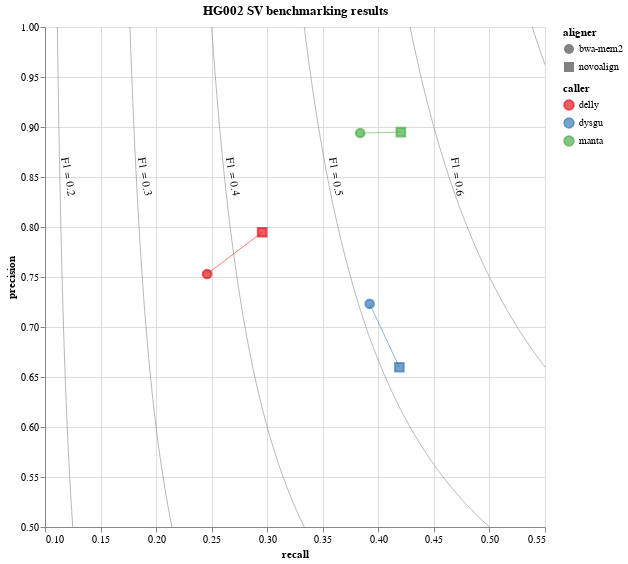

This figure's notebook cell:
### Markdown cell above
## Combine precision-recall plot with F1 contours

### Code cell
final_plot = (
    alt.layer(f1_contour_plot, label_chart, precision_recall_plot)
    .properties(title="HG002 SV benchmarking results")
    .configure_line(strokeWidth=0.8, color="#000000", opacity=0.7)
    .configure_point(size=75)
    .configure_title()
).interactive()

final_plot

### Figure 1 — Vega specification as saved in the notebook (floating-point values rounded to 4 significant figures; data arrays with more than 128 entries replaced by an {"elided": "..."} marker saying what was removed)
{"$schema": "https://vega.github.io/schema/vega/v5.json", "data": [{"name": "param_57_store"}, {"name": "source_0", "values": {"elided": "949 records"}}, {"name": "source_1", "values": {"elided": "899 records"}}, {"name": "source_2", "values": {"elided": "849 records"}}, {"name": "source_3", "values": {"elided": "799 records"}}, {"name": "source_4", "values": {"elided": "749 records"}}, {"name": "source_5", "values": {"elided": "699 records"}}, {"name": "source_6", "values": {"elided": "649 records"}}, {"name": "source_7", "values": {"elided": "599 records"}}, {"name": "source_8", "values": {"elided": "549 records"}}, {"name": "source_9", "values": {"elided": "499 records"}}, {"name": "source_11", "values": [{"f1": 0.3707, "recall": 0.2459, "precision": 0.753, "sample": "HG002", "aligner": "bwa-mem2", "caller": "delly", "svtype": "ALL"}, {"f1": 0.5086, "recall": 0.3922, "precision": 0.7232, "sample": "HG002", "aligner": "bwa-mem2", "caller": "dysgu", "svtype": "ALL"}, {"f1": 0.5369, "recall": 0.3837, "precision": 0.894, "sample": "HG002", "aligner": "bwa-mem2", "caller": "manta", "svtype": "ALL"}, {"f1": 0.4308, "recall": 0.2955, "precision": 0.7948, "sample": "HG002", "aligner": "novoalign", "caller": "delly", "svtype": "ALL"}, {"f1": 0.5125, "recall": 0.4189, "precision": 0.6598, "sample": "HG002", "aligner": "novoalign", "caller": "dysgu", "svtype": "ALL"}, {"f1": 0.572, "recall": 0.4203, "precision": 0.8949, "sample": "HG002", "aligner": "novoalign", "caller": "manta", "svtype": "ALL"}]}, {"name": "source_10", "values": [{"f1_text": "F1 = 0.1", "precision": 0.85, "recall": 0.05313}, {"f1_text": "F1 = 0.2", "precision": 0.85, "recall": 0.1133}, {"f1_text": "F1 = 0.3", "precision": 0.85, "recall": 0.1821}, {"f1_text": "F1 = 0.4", "precision": 0.85, "recall": 0.2615}, {"f1_text": "F1 = 0.5", "precision": 0.85, "recall": 0.3542}, {"f1_text": "F1 = 0.6", "precision": 0.85, "recall": 0.4636}, {"f1_text": "F1 = 0.7", "precision": 0.85, "recall": 0.595}, {"f1_text": "F1 = 0.8", "precision": 0.85, "recall": 0.7556}, {"f1_text": "F1 = 0.9", "precision": 0.85, "recall": 0.9563}, {"f1_text": "F1 = 1.0", "precision": 0.85, "recall": 1.214}]}, {"name": "data_0", "values": [{"aligner": "bwa-mem2", "caller": "delly", "f1": 0.3707, "precision": 0.753, "recall": 0.2459}, {"aligner": "bwa-mem2", "caller": "dysgu", "f1": 0.5086, "precision": 0.7232, "recall": 0.3922}, {"aligner": "bwa-mem2", "caller": "manta", "f1": 0.5369, "precision": 0.894, "recall": 0.3837}, {"aligner": "novoalign", "caller": "delly", "f1": 0.4308, "precision": 0.7948, "recall": 0.2955}, {"aligner": "novoalign", "caller": "dysgu", "f1": 0.5125, "precision": 0.6598, "recall": 0.4189}, {"aligner": "novoalign", "caller": "manta", "f1": 0.572, "precision": 0.8949, "recall": 0.4203}]}, {"name": "source_11_color_domain_caller", "values": [{"caller": "delly"}, {"caller": "dysgu"}, {"caller": "manta"}]}, {"name": "data_0_fill_domain_caller", "values": [{"caller": "delly"}, {"caller": "dysgu"}, {"caller": "manta"}]}, {"name": "data_0_stroke_domain_caller", "values": [{"caller": "delly"}, {"caller": "dysgu"}, {"caller": "manta"}]}, {"name": "data_0_shape_domain_aligner", "values": [{"aligner": "bwa-mem2"}, {"aligner": "novoalign"}]}], "signals": [{"name": "unit", "value": {}, "on": [{"events": "pointermove", "update": "isTuple(group()) ? group() : unit"}]}, {"name": "param_57", "update": "{\"recall\": param_57_recall, \"precision\": param_57_precision}"}, {"name": "param_57_recall"}, {"name": "param_57_precision"}, {"name": "param_57_recall", "on": [{"events": [{"source": "view", "type": "dblclick"}], "update": "null"}, {"events": {"signal": "param_57_translate_delta"}, "update": "panLinear(param_57_translate_anchor.extent_x, -param_57_translate_delta.x / width)"}, {"events": {"signal": "param_57_zoom_delta"}, "update": "zoomLinear(domain(\"x\"), param_57_zoom_anchor.x, param_57_zoom_delta)"}], "push": "outer"}, {"name": "param_57_precision", "on": [{"events": [{"source": "view", "type": "dblclick"}], "update": "null"}, {"events": {"signal": "param_57_translate_delta"}, "update": "panLinear(param_57_translate_anchor.extent_y, param_57_translate_delta.y / height)"}, {"events": {"signal": "param_57_zoom_delta"}, "update": "zoomLinear(domain(\"y\"), param_57_zoom_anchor.y, param_57_zoom_delta)"}], "push": "outer"}, {"name": "param_57_tuple", "on": [{"events": [{"signal": "param_57_recall || param_57_precision"}], "update": "param_57_recall && param_57_precision ? {unit: \"view_20\", fields: param_57_tuple_fields, values: [param_57_recall,param_57_precision]} : null"}]}, {"name": "param_57_tuple_fields", "value": [{"field": "recall", "channel": "x", "type": "R"}, {"field": "precision", "channel": "y", "type": "R"}]}, {"name": "param_57_translate_anchor", "value": {}, "on": [{"events": [{"source": "scope", "type": "pointerdown"}], "update": "{x: x(unit), y: y(unit), extent_x: domain(\"x\"), extent_y: domain(\"y\")}"}]}, {"name": "param_57_translate_delta", "value": {}, "on": [{"events": [{"source": "window", "between": [{"source": "scope", "type": "pointerdown"}, {"source": "window", "type": "pointerup"}], "consume": true, "type": "pointermove"}], "update": "{x: param_57_translate_anchor.x - x(unit), y: param_57_translate_anchor.y - y(unit)}"}]}, {"name": "param_57_zoom_anchor", "on": [{"events": [{"source": "scope", "type": "wheel", "consume": true}], "update": "{x: invert(\"x\", x(unit)), y: invert(\"y\", y(unit))}"}]}, {"name": "param_57_zoom_delta", "on": [{"events": [{"source": "scope", "consume": true, "type": "wheel"}], "update": "pow(1.001, event.deltaY * pow(16, event.deltaMode))", "force": true}]}, {"name": "param_57_modify", "on": [{"events": {"signal": "param_57_tuple"}, "update": "modify(\"param_57_store\", param_57_tuple, true)"}]}], "marks": [{"type": "line", "name": "view_20_marks", "from": {"data": "source_0"}, "sort": {"field": "datum[\"recall\"]"}, "encode": {"update": {"stroke": {"value": "#808080"}, "y": {"field": "precision", "scale": "y"}, "defined": {"signal": "isValid(datum[\"recall\"]) && isFinite(+datum[\"recall\"]) && isValid(datum[\"precision\"]) && isFinite(+datum[\"precision\"])"}, "x": {"field": "recall", "scale": "x"}, "strokeWidth": {"value": 0.8}, "tooltip": {"signal": "{\"f1\": format(datum[\"f1\"], \"\")}"}}}, "style": ["line"], "interactive": true, "clip": true}, {"type": "line", "name": "layer_0_layer_1_marks", "from": {"data": "source_1"}, "sort": {"field": "datum[\"recall\"]"}, "encode": {"update": {"stroke": {"value": "#808080"}, "y": {"field": "precision", "scale": "y"}, "strokeWidth": {"value": 0.8}, "defined": {"signal": "isValid(datum[\"recall\"]) && isFinite(+datum[\"recall\"]) && isValid(datum[\"precision\"]) && isFinite(+datum[\"precision\"])"}, "tooltip": {"signal": "{\"f1\": format(datum[\"f1\"], \"\")}"}, "x": {"field": "recall", "scale": "x"}}}, "style": ["line"], "clip": true, "interactive": true}, {"type": "line", "name": "layer_0_layer_2_marks", "from": {"data": "source_2"}, "sort": {"field": "datum[\"recall\"]"}, "encode": {"update": {"stroke": {"value": "#808080"}, "tooltip": {"signal": "{\"f1\": format(datum[\"f1\"], \"\")}"}, "strokeWidth": {"value": 0.8}, "defined": {"signal": "isValid(datum[\"recall\"]) && isFinite(+datum[\"recall\"]) && isValid(datum[\"precision\"]) && isFinite(+datum[\"precision\"])"}, "y": {"field": "precision", "scale": "y"}, "x": {"field": "recall", "scale": "x"}}}, "style": ["line"], "interactive": true, "clip": true}, {"type": "line", "name": "layer_0_layer_3_marks", "from": {"data": "source_3"}, "sort": {"field": "datum[\"recall\"]"}, "encode": {"update": {"tooltip": {"signal": "{\"f1\": format(datum[\"f1\"], \"\")}"}, "y": {"field": "precision", "scale": "y"}, "strokeWidth": {"value": 0.8}, "stroke": {"value": "#808080"}, "defined": {"signal": "isValid(datum[\"recall\"]) && isFinite(+datum[\"recall\"]) && isValid(datum[\"precision\"]) && isFinite(+datum[\"precision\"])"}, "x": {"field": "recall", "scale": "x"}}}, "style": ["line"], "interactive": true, "clip": true}, {"type": "line", "name": "layer_0_layer_4_marks", "from": {"data": "source_4"}, "sort": {"field": "datum[\"recall\"]"}, "encode": {"update": {"y": {"field": "precision", "scale": "y"}, "x": {"field": "recall", "scale": "x"}, "strokeWidth": {"value": 0.8}, "defined": {"signal": "isValid(datum[\"recall\"]) && isFinite(+datum[\"recall\"]) && isValid(datum[\"precision\"]) && isFinite(+datum[\"precision\"])"}, "stroke": {"value": "#808080"}, "tooltip": {"signal": "{\"f1\": format(datum[\"f1\"], \"\")}"}}}, "clip": true, "style": ["line"], "interactive": true}, {"type": "line", "name": "layer_0_layer_5_marks", "from": {"data": "source_5"}, "sort": {"field": "datum[\"recall\"]"}, "encode": {"update": {"strokeWidth": {"value": 0.8}, "y": {"field": "precision", "scale": "y"}, "stroke": {"value": "#808080"}, "defined": {"signal": "isValid(datum[\"recall\"]) && isFinite(+datum[\"recall\"]) && isValid(datum[\"precision\"]) && isFinite(+datum[\"precision\"])"}, "tooltip": {"signal": "{\"f1\": format(datum[\"f1\"], \"\")}"}, "x": {"field": "recall", "scale": "x"}}}, "style": ["line"], "clip": true, "interactive": true}, {"type": "line", "name": "layer_0_layer_6_marks", "from": {"data": "source_6"}, "sort": {"field": "datum[\"recall\"]"}, "encode": {"update": {"strokeWidth": {"value": 0.8}, "stroke": {"value": "#808080"}, "tooltip": {"signal": "{\"f1\": format(datum[\"f1\"], \"\")}"}, "y": {"field": "precision", "scale": "y"}, "defined": {"signal": "isValid(datum[\"recall\"]) && isFinite(+datum[\"recall\"]) && isValid(datum[\"precision\"]) && isFinite(+datum[\"precision\"])"}, "x": {"field": "recall", "scale": "x"}}}, "style": ["line"], "interactive": true, "clip": true}, {"type": "line", "name": "layer_0_layer_7_marks", "from": {"data": "source_7"}, "sort": {"field": "datum[\"recall\"]"}, "encode": {"update": {"strokeWidth": {"value": 0.8}, "tooltip": {"signal": "{\"f1\": format(datum[\"f1\"], \"\")}"}, "stroke": {"value": "#808080"}, "x": {"field": "recall", "scale": "x"}, "y": {"field": "precision", "scale": "y"}, "defined": {"signal": "isValid(datum[\"recall\"]) && isFinite(+datum[\"recall\"]) && isValid(datum[\"precision\"]) && isFinite(+datum[\"precision\"])"}}}, "clip": true, "style": ["line"], "interactive": true}, {"type": "line", "name": "layer_0_layer_8_marks", "from": {"data": "source_8"}, "sort": {"field": "datum[\"recall\"]"}, "encode": {"update": {"y": {"field": "precision", "scale": "y"}, "strokeWidth": {"value": 0.8}, "defined": {"signal": "isValid(datum[\"recall\"]) && isFinite(+datum[\"recall\"]) && isValid(datum[\"precision\"]) && isFinite(+datum[\"precision\"])"}, "tooltip": {"signal": "{\"f1\": format(datum[\"f1\"], \"\")}"}, "x": {"field": "recall", "scale": "x"}, "stroke": {"value": "#808080"}}}, "clip": true, "style": ["line"], "interactive": true}, {"type": "line", "name": "layer_0_layer_9_marks", "from": {"data": "source_9"}, "sort": {"field": "datum[\"recall\"]"}, "encode": {"update": {"stroke": {"value": "#808080"}, "defined": {"signal": "isValid(datum[\"recall\"]) && isFinite(+datum[\"recall\"]) && isValid(datum[\"precision\"]) && isFinite(+datum[\"precision\"])"}, "y": {"field": "precision", "scale": "y"}, "strokeWidth": {"value": 0.8}, "tooltip": {"signal": "{\"f1\": format(datum[\"f1\"], \"\")}"}, "x": {"field": "recall", "scale": "x"}}}, "interactive": true, "clip": true, "style": ["line"]}, {"type": "text", "name": "layer_1_marks", "from": {"data": "source_10"}, "encode": {"update": {"fill": {"value": "black"}, "x": {"field": "recall", "scale": "x", "offset": 8}, "angle": {"value": 80}, "align": {"value": "center"}, "y": {"field": "precision", "scale": "y"}, "text": {"signal": "isValid(datum[\"f1_text\"]) ? datum[\"f1_text\"] : \"\"+datum[\"f1_text\"]"}, "baseline": {"value": "middle"}}}, "clip": true, "style": ["text"], "interactive": false}, {"type": "group", "name": "layer_2_layer_0_pathgroup", "from": {"facet": {"data": "source_11", "name": "faceted_path_layer_2_layer_0_main", "groupby": ["caller"]}}, "encode": {"update": {"height": {"field": {"signal": null, "datum": null, "group": "height", "parent": null}}, "width": {"field": {"signal": null, "datum": null, "group": "width", "parent": null}}}}, "marks": [{"type": "line", "name": "layer_2_layer_0_marks", "from": {"data": "faceted_path_layer_2_layer_0_main"}, "sort": {"field": "datum[\"recall\"]"}, "encode": {"update": {"strokeWidth": {"value": 0.8}, "stroke": {"field": "caller", "scale": "color"}, "defined": {"signal": "isValid(datum[\"recall\"]) && isFinite(+datum[\"recall\"]) && isValid(datum[\"precision\"]) && isFinite(+datum[\"precision\"])"}, "x": {"field": "recall", "scale": "x"}, "y": {"field": "precision", "scale": "y"}}}, "style": ["line"], "interactive": false, "clip": true}]}, {"type": "symbol", "name": "layer_2_layer_1_marks", "from": {"data": "data_0"}, "encode": {"update": {"y": {"field": "precision", "scale": "y"}, "shape": {"field": "aligner", "scale": "shape"}, "opacity": {"value": 0.7}, "x": {"field": "recall", "scale": "x"}, "fill": {"field": "caller", "scale": "fill"}, "stroke": {"field": "caller", "scale": "stroke"}, "tooltip": {"signal": "{\"aligner\": isValid(datum[\"aligner\"]) ? datum[\"aligner\"] : \"\"+datum[\"aligner\"], \"caller\": isValid(datum[\"caller\"]) ? datum[\"caller\"] : \"\"+datum[\"caller\"], \"recall\": format(datum[\"recall\"], \"\"), \"precision\": format(datum[\"precision\"], \"\"), \"f1\": format(datum[\"f1\"], \"\")}"}}}, "interactive": true, "clip": true, "style": ["point"]}], "scales": [{"name": "x", "type": "linear", "domain": [0.1, 0.55], "range": [0, {"signal": "width"}], "domainRaw": {"signal": "param_57[\"recall\"]"}, "zero": false, "nice": true}, {"name": "y", "type": "linear", "domain": [0.5, 1], "range": [{"signal": "height"}, 0], "domainRaw": {"signal": "param_57[\"precision\"]"}, "nice": true, "zero": false}, {"name": "color", "type": "ordinal", "domain": {"data": "source_11_color_domain_caller", "field": "caller", "sort": true}, "range": {"scheme": "set1"}}, {"name": "fill", "type": "ordinal", "domain": {"data": "data_0_fill_domain_caller", "field": "caller", "sort": true}, "range": {"scheme": "set1"}}, {"name": "stroke", "type": "ordinal", "domain": {"data": "data_0_stroke_domain_caller", "field": "caller", "sort": true}, "range": {"scheme": "set1"}}, {"name": "shape", "type": "ordinal", "domain": {"data": "data_0_shape_domain_aligner", "field": "aligner", "sort": true}, "range": "symbol"}], "axes": [{"scale": "x", "zindex": 0, "aria": false, "maxExtent": 0, "gridScale": "y", "tickCount": {"signal": "ceil(width/40)"}, "orient": "bottom", "minExtent": 0, "grid": true, "domain": false, "labels": false, "ticks": false}, {"scale": "y", "gridScale": "x", "labels": false, "maxExtent": 0, "aria": false, "minExtent": 0, "ticks": false, "orient": "left", "grid": true, "tickCount": {"signal": "ceil(height/40)"}, "zindex": 0, "domain": false}, {"scale": "x", "tickCount": {"signal": "ceil(width/40)"}, "zindex": 0, "grid": false, "title": "recall", "labelFlush": true, "orient": "bottom", "labelOverlap": true}, {"scale": "y", "grid": false, "title": "precision", "zindex": 0, "orient": "left", "labelOverlap": true, "tickCount": {"signal": "ceil(height/40)"}}], "title": {"text": "HG002 SV benchmarking results", "frame": "group"}, "padding": 5, "height": 500, "background": "white", "legends": [{"shape": "shape", "symbolType": "circle", "title": "aligner", "encode": {"symbols": {"update": {"fill": {"value": "black"}, "fillOpacity": {"value": 0.7}, "opacity": {"value": 0.7}, "stroke": {"value": "transparent"}}}}}, {"fill": "fill", "symbolType": "circle", "title": "caller", "encode": {"symbols": {"update": {"opacity": {"value": 0.7}}}}, "stroke": "stroke"}], "config": {"style": {"line": {"opacity": 0.7, "strokeWidth": 0.8}, "point": {"size": 75}}}, "style": "cell", "width": 500}
